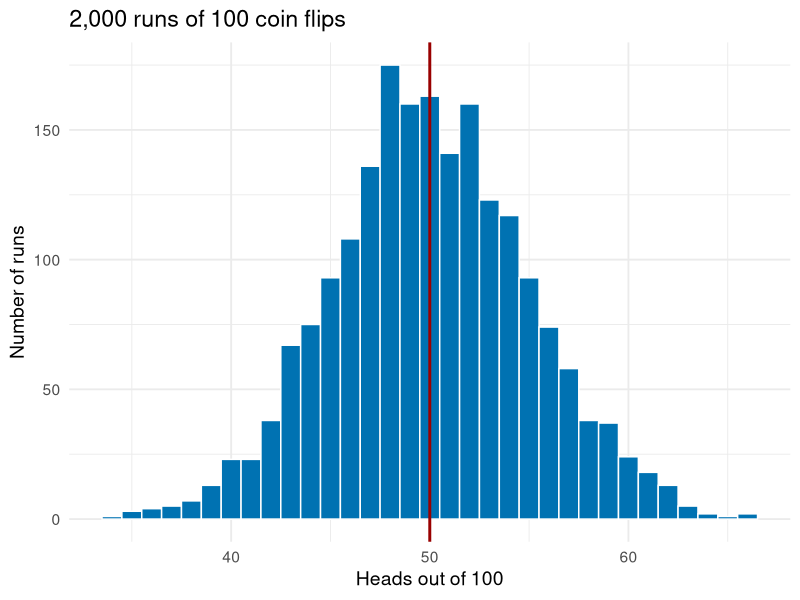
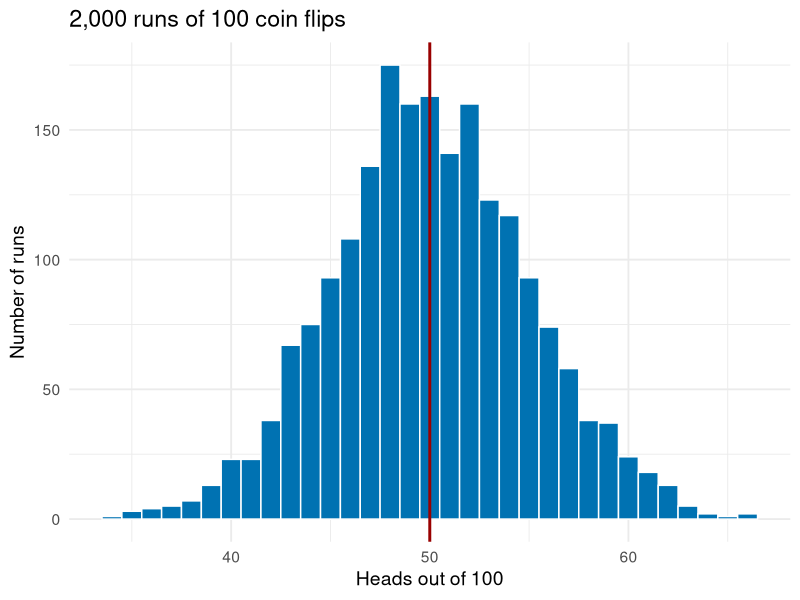
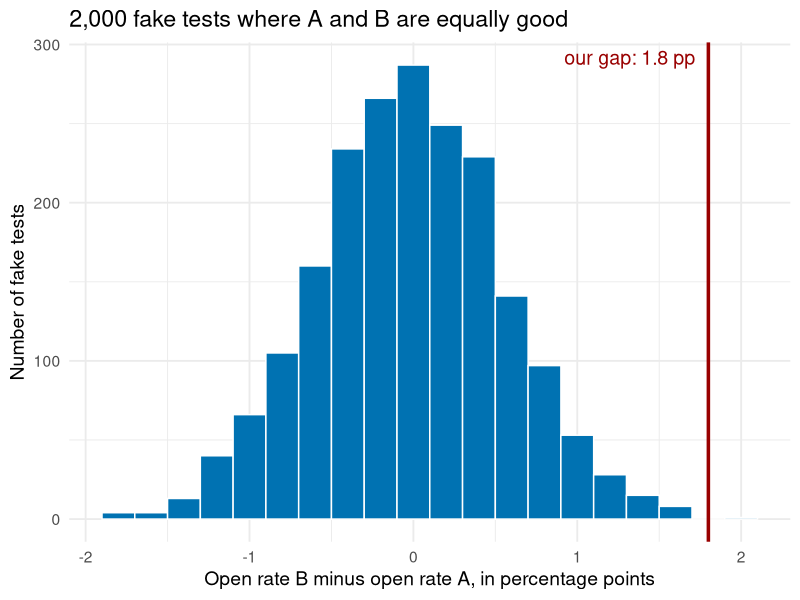
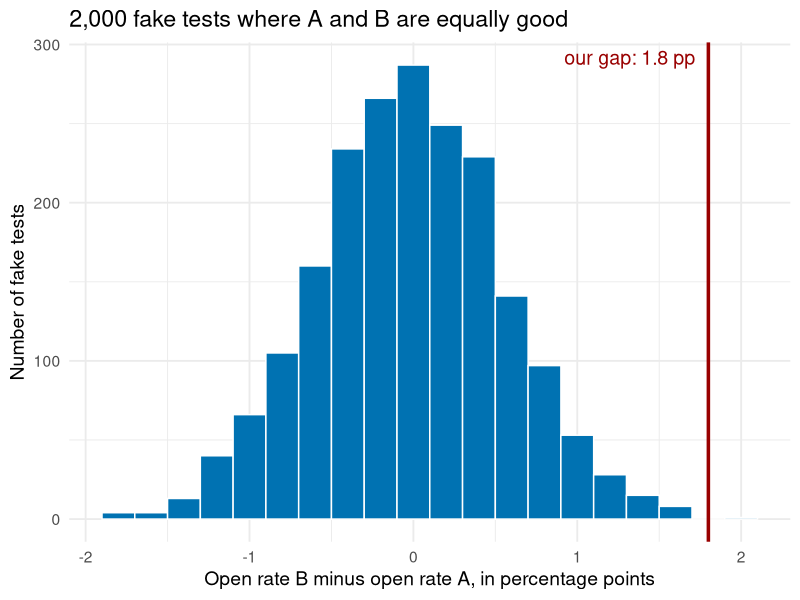

R code for these plots, in order:
## ---- chunk 1
#| include: false
library(data.table)
library(ggplot2)
library(scales)
library(knitr)

usc_red  <- "#990000"
usc_gold <- "#E69F00"
blue     <- "#0072B2"
set.seed(566)

fmt_n <- function(x) format(x, big.mark = ",", scientific = FALSE)
pct   <- function(x, d = 1) paste0(format(round(100 * x, d), nsmall = d), "%")
pp    <- function(x, d = 1) paste0(format(round(100 * x, d), nsmall = d), " pp")
usd   <- function(x) paste0("$", format(round(x), big.mark = ","))

# --- 1. randomization demo: 2,000 customers, coupon assigned two ways ---
n_cust <- 2000
cust <- data.table(
  past_spend = round(exp(rnorm(n_cust, log(80), 0.6))),
  age        = round(rnorm(n_cust, 38, 10)))
cust[, coupon_random   := rbinom(n_cust, 1, 0.5)]
cust[, coupon_targeted := rbinom(n_cust, 1, plogis(-1 + 1.3 * scale(log(past_spend))[, 1]))]
bal <- rbind(
  cust[, .(how = "Coin flip (random)", group = ifelse(coupon_random == 1, "Coupon", "No coupon"),
           past_spend, age)],
  cust[, .(how = "Targeted at big spenders", group = ifelse(coupon_targeted == 1, "Coupon", "No coupon"),
           past_spend, age)])
bal_tab <- bal[, .(customers = .N,
                   `avg. past spend` = usd(mean(past_spend)),
                   `avg. age` = round(mean(age), 1)), by = .(how, group)]
setnames(bal_tab, c("how", "group"), c("How the coupon was assigned", "Group"))
rnd_gap <- cust[, mean(past_spend[coupon_random == 1]) - mean(past_spend[coupon_random == 0])]
tgt_gap <- cust[, mean(past_spend[coupon_targeted == 1]) - mean(past_spend[coupon_targeted == 0])]
rnd_spend <- cust[, usd(c(mean(past_spend[coupon_random == 0]), mean(past_spend[coupon_random == 1])))]

# --- 2. A/B test: two subject lines ---
nA <- 10000; nB <- 10000
openA <- 2130; openB <- 2310
pA <- openA / nA; pB <- openB / nB
diff_ab <- pB - pA
se_ab   <- sqrt(pA * (1 - pA) / nA + pB * (1 - pB) / nB)
z_ab    <- diff_ab / se_ab
p_ab    <- 2 * (1 - pnorm(abs(z_ab)))
ci_ab   <- diff_ab + c(-1, 1) * 1.96 * se_ab
# same rates, ten times fewer emails
n_small <- 1000
se_small <- sqrt(pA * (1 - pA) / n_small + pB * (1 - pB) / n_small)
z_small  <- diff_ab / se_small
p_small  <- 2 * (1 - pnorm(abs(z_small)))

# --- 3. what chance alone produces: 2,000 fake A/A tests, no true difference ---
n_fake <- 2000
fake <- data.table(open_b = rbinom(n_fake, nB, pA), open_a = rbinom(n_fake, nA, pA))
fake[, diff_pp := 100 * (open_b / nB - open_a / nA)]
fake_first <- fake[1:3, .(`Fake test` = 1:3, `A opened` = fmt_n(open_a), `B opened` = fmt_n(open_b),
                          `Gap, B minus A (pct. points)` = sprintf("%+.2f", diff_pp))]
fake_as_big <- fake[abs(diff_pp) >= 100 * diff_ab, .N]
fake_range  <- quantile(fake$diff_pp, c(0.025, 0.975))

# --- 4. ad measurement: attributed vs incremental ---
spend      <- 50000
rev_per    <- 100
attr_conv  <- 1800
roas_attr  <- (attr_conv * rev_per - spend) / spend
n_treat    <- 90000; n_hold <- 10000
cr_treat   <- 0.032; cr_hold <- 0.028
lift       <- cr_treat - cr_hold
incr_conv  <- lift * n_treat
iroas      <- (incr_conv * rev_per - spend) / spend

# --- 5. the holdout catch: only some people ever see an ad ---
share_exposed <- 0.20
base_exposed  <- 0.040; base_unexposed <- 0.025
effect        <- 0.020
treat_exposed <- base_exposed + effect
ctrl_all      <- share_exposed * base_exposed + (1 - share_exposed) * base_unexposed
treat_all     <- share_exposed * treat_exposed + (1 - share_exposed) * base_unexposed
n_exposed     <- share_exposed * n_treat
# the catch example must reproduce the holdout slide: 3.2% vs 2.8%, 360 incremental conversions
stopifnot(isTRUE(all.equal(ctrl_all, cr_hold)), isTRUE(all.equal(treat_all, cr_treat)),
          isTRUE(all.equal(effect * n_exposed, incr_conv)))
kinds_tab <- data.table(
  `Kind of person` = c("Heavy internet users (the ad reaches them)",
                       "Light users (the ad never reaches them)"),
  `Share of the audience` = c(pct(share_exposed, 0), pct(1 - share_exposed, 0)),
  `Converts without ads` = c(pct(base_exposed), pct(base_unexposed)),
  `Converts if shown the ad` = c(pct(treat_exposed), paste0(pct(base_unexposed), " (never shown)")))

# --- 6. attribution rules on one customer journey ---
journey <- data.table(
  Rule = c("Last-touch", "First-touch", "Linear", "Time-decay"),
  `Search ad (day 1)` = c("$0", "$100", "$33", "$20"),
  `Social ad (day 3)` = c("$0", "$0", "$33", "$30"),
  `Email (day 5)`     = c("$100", "$0", "$33", "$50"))

# --- 7. adstock ---
adstock <- data.table(Week = 1:5, `Spend` = c("$100", "$0", "$0", "$0", "$0"),
                      `Adstock (50% carries over)` = c("100", "50", "25", "12.5", "6.25"))

# --- 8. stats refresher: coin flips (kept last so the draws above do not change) ---
n_flip <- 100
flip_runs <- rbinom(5, n_flip, 0.5)
flip_tab <- data.table(Run = 1:5, `Heads out of 100` = flip_runs,
                       `Share of heads` = pct(flip_runs / n_flip, 0))
n_runs <- 2000
flips <- data.table(heads = rbinom(n_runs, n_flip, 0.5))
se_flip <- sd(flips$heads)
se_r    <- round(se_flip)
flip_in <- flips[heads >= 50 - 1.96 * se_flip & heads <= 50 + 1.96 * se_flip, .N] / n_runs
se_f100 <- 100 * sqrt(0.5 * 0.5 / 100)
se_f10k <- 100 * sqrt(0.5 * 0.5 / 10000)
run1    <- flip_runs[1]
## ---- chunk 2
kable(flip_tab, align = "ccc")
## ---- chunk 3
#| fig-width: 8
#| fig-height: 4
p_flips <- ggplot(flips, aes(x = heads)) +
  geom_histogram(binwidth = 1, fill = blue, color = "white") +
  geom_vline(xintercept = 50, color = usc_red, linewidth = 1) +
  labs(title = paste0(fmt_n(n_runs), " runs of ", n_flip, " coin flips"),
       x = "Heads out of 100", y = "Number of runs") +
  theme_minimal(base_size = 14)
p_flips
## ---- chunk 4
#| fig-width: 8
#| fig-height: 3
p_flips
## ---- chunk 5
kable(bal_tab, align = "llccc")
## ---- chunk 6
kable(bal_tab, align = "llccc")
## ---- chunk 7
kable(fake_first, align = "cccc")
## ---- chunk 8
#| fig-width: 8
#| fig-height: 4
p_fake <- ggplot(fake, aes(x = diff_pp)) +
  geom_histogram(binwidth = 0.2, fill = blue, color = "white") +
  geom_vline(xintercept = 100 * diff_ab, color = usc_red, linewidth = 1.2) +
  annotate("text", x = 100 * diff_ab, y = Inf, vjust = 1.5, hjust = 1.1,
           label = paste0("our gap: ", pp(diff_ab)), color = usc_red, size = 5) +
  labs(title = paste0(fmt_n(n_fake), " fake tests where A and B are equally good"),
       x = "Open rate B minus open rate A, in percentage points", y = "Number of fake tests") +
  theme_minimal(base_size = 14)
p_fake
## ---- chunk 9
#| fig-width: 8
#| fig-height: 3.2
p_fake
## ---- chunk 10
kable(journey, align = "lccc")
## ---- chunk 11
kable(kinds_tab, align = "lccc")
## ---- chunk 12
kable(kinds_tab, align = "lccc")
## ---- chunk 13
kable(kinds_tab, align = "lccc")
## ---- chunk 14
kable(kinds_tab, align = "lccc")
## ---- chunk 15
kable(kinds_tab, align = "lccc")
## ---- chunk 16
kable(adstock, align = "ccc")
